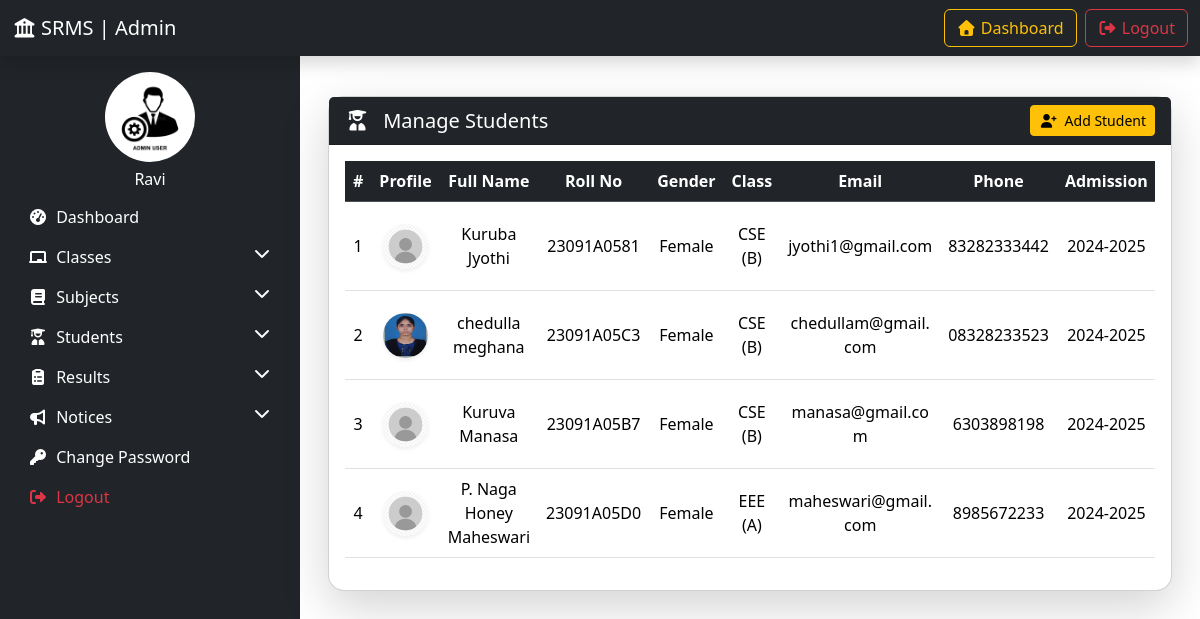
/manage_students/ (signed in), run on the app's committed database.
### resultapp/models.py (models this page shows, shortened)
class Student(models.Model):
    roll_number = models.CharField(max_length=20, unique=True)
    full_name = models.CharField(max_length=100)
    gender = models.CharField(max_length=10, choices=[('Male','Male'),('Female','Female'),('Other','Other')])
    date_of_birth = models.DateField()
    email = models.EmailField(unique=True)
    phone = models.CharField(max_length=15, blank=True, null=True)
    address = models.TextField(blank=True, null=True)
    student_class = models.ForeignKey(Class, on_delete=models.CASCADE, related_name="students")
    admission_year = models.CharField(max_length=9, default="2024-2025")
    profile_picture = models.ImageField(upload_to='student_profiles/', blank=True, null=True)
    creation_date = models.DateTimeField(auto_now_add=True)
    updation_date = models.DateTimeField(auto_now=True)

class Class(models.Model):
    class_name = models.CharField(max_length=100)  # Full name (e.g., "CSE 2nd Year B")
    department = models.CharField(
        max_length=50,
        choices=[
            ('CSE', 'Computer Science'),
            ('ECE', 'Electronics'),
            ('EEE', 'Electrical'),
            ('MECH', 'Mechanical'),
            ('CIVIL', 'Civil'),
            ('CS', 'Cyber Security'),
        ]
    )
    year = models.PositiveSmallIntegerField(
        choices=[(1, 'I Year'), (2, 'II Year'), (3, 'III Year'), (4, 'IV Year')]
    )
    semester = models.PositiveSmallIntegerField(
        choices=[(1, 'I Semester'), (2, 'II Semester')]
    )
    section = models.CharField(max_length=5)  # e.g., "A"
    academic_session = models.CharField(max_length=20)  # e.g., "2024-2025"
    remarks = models.TextField(blank=True, null=True)
    creation_date = models.DateTimeField(auto_now_add=True)
    updation_date = models.DateTimeField(auto_now=True)
    def __str__(self):
        return f"{self.department} ({self.section})"

### resultapp/views.py (the view)
# urls.py: path("manage_students/", manage_students, name="manage_students"),
@login_required
def manage_students(request):
    students = Student.objects.all().order_by('-id')
    return render(request, "student/manage_students.html", {"students": students})

### resultapp/context_processors.py (called while the page is built)
def get_global_notices(request):
    notices = Notice.objects.filter(
        expiry_date__gte=timezone.now()
    ) | Notice.objects.filter(expiry_date__isnull=True)
    return {
        'notices': notices.order_by('-publish_date')[:5]  # latest 5 notices
    }

def latest_notices(request):
    return {
        "latest_notices": Notice.objects.all().order_by('-created_at')[:5]
    }

### templates/student/manage_students.html (shortened to what this page needs)
{% extends 'admin_base.html' %}
{% load static %}
{% block content %}
<div class="container my-4">
    <div class="card shadow-lg rounded-4">
        <div class="card-header bg-dark text-white d-flex justify-content-between align-items-center">
            <h5 class="mb-0"><i class="fas fa-user-graduate me-2"></i> Manage Students</h5>
            <a href="{% url 'add_student' %}" class="btn btn-warning btn-sm">
                <i class="fas fa-user-plus me-1"></i> Add Student
            </a>
        </div>
        <div class="card-body">
            <div class="table-responsive">
                <table class="table table-hover align-middle text-center">
                    <thead class="table-dark">
                        <tr>
                            <th>#</th>
                            <th>Profile</th>
                            <th>Full Name</th>
                            <th>Roll No</th>
                            <th>Gender</th>
                            <th>Class</th>
                            <th>Email</th>
                            <th>Phone</th>
                            <th>Admission</th>
                        </tr>
                    </thead>
                    <tbody>
                        {% for student in students %}
                        <tr>
                            <td>{{ forloop.counter }}</td>
                            <td>
                                {% if student.profile_picture %}
                                    <img src="{{ student.profile_picture.url }}" class="rounded-circle shadow-sm" width="45" height="45">
                                {% else %}
                                    <img src="{% static 'images/default-profile.png' %}" class="rounded-circle shadow-sm" width="45" height="45">
                                {% endif %}
                            </td>
                            <td>{{ student.full_name }}</td>
                            <td>{{ student.roll_number }}</td>
                            <td>{{ student.gender }}</td>
                            <td>{{ student.student_class }}</td>
                            <td style="max-width: 160px; overflow:hidden; text-overflow:ellipsis;">{{ student.email }}</td>
                            <td>{{ student.phone }}</td>
                            <td>{{ student.admission_year }}</td>
                        </tr>
                        {% empty %}
                        <tr>
                            <td colspan="12" class="text-muted text-center">No students found.</td>
                        </tr>
                        {% endfor %}
                    </tbody>
                </table>
            </div>
        </div>
    </div>
</div>
{% endblock %}

### templates/admin_base.html (shortened to what this page needs)
<!DOCTYPE html>
<html lang="en">
<head>
     <link href="https://cdn.jsdelivr.net/npm/bootstrap@5.3.7/dist/css/bootstrap.min.css" rel="stylesheet">
    <link rel="stylesheet" href="https://cdnjs.cloudflare.com/ajax/libs/font-awesome/7.0.0/css/all.min.css" />
</head>
<body>
   {% include 'topbar.html' %}
   <div class="container-fluid">
    <div class="row">
   {% include 'sidebar.html' %}
    <main class="col-md-9 p-3">
         {% block content %}{% endblock %}
    </main>
    </div>
   </div>
</body>
</html>

### templates/topbar.html (shortened to what this page needs)
<nav class="navbar navbar-expand-lg navbar-dark bg-dark fixed-top shadow">
  <div class="container-fluid">
    <a class="navbar-brand" href="#"><i class="fa-solid fa-building-columns me-1"></i>SRMS | Admin</a>
    <div class="collapse navbar-collapse justify-content-end" id="navbarContent">
      <ul class="navbar-nav gap-2 mt-2 mt-lg-0">
        <li class="nav-item">
          <a class="btn btn-outline-warning" href="{% url 'admin_dashboard' %}">
            <i class="fas fa-home"></i> Dashboard
          </a>
        </li>
        <li class="nav-item">
          <a class="btn btn-outline-danger" href="{% url 'admin_logout' %}">
            <i class="fas fa-sign-out-alt"></i> Logout
          </a>
        </li>
      </ul>
    </div>
  </div>
</nav>

### templates/sidebar.html (shortened to what this page needs)
{% load static %}
<nav class="col-md-3 col-lg-3 sidebar bg-dark pt-3">
    <div class="text-white text-center">
        <img src="{% static 'images/adminpic.webp' %}" class="rounded-circle mb-2" width="90" height="90">
        <h6>{{ user.username|default:"Admin" }}</h6>
    </div>
    <ul class="nav flex-column">
        <li class="nav-item">
            <a href="{% url 'admin_dashboard' %}" class="nav-link">
                <i class="fas fa-tachometer-alt me-1"></i> Dashboard
            </a>
        </li>
        <li class="nav-item">
            <a href="#ClassesMenu" data-bs-toggle="collapse" class="nav-link">
                <i class="fas fa-chalkboard me-1"></i> Classes
                <i class="fas fa-chevron-down float-end"></i>
            </a>
        </li>
        <li class="nav-item">
            <a href="#SubjectMenu" data-bs-toggle="collapse" class="nav-link">
                <i class="fas fa-book me-1"></i> Subjects
                <i class="fas fa-chevron-down float-end"></i>
            </a>
        </li>
        <li class="nav-item">
            <a href="#StudentMenu" data-bs-toggle="collapse" class="nav-link">
                <i class="fas fa-user-graduate me-1"></i> Students
                <i class="fas fa-chevron-down float-end"></i>
            </a>
        </li>
        <li class="nav-item">
            <a href="#ResultsMenu" data-bs-toggle="collapse" class="nav-link">
                <i class="fas fa-clipboard-list me-1"></i> Results
                <i class="fas fa-chevron-down float-end"></i>
            </a>
        </li>
        <li class="nav-item">
            <a href="#NoticeMenu" data-bs-toggle="collapse" class="nav-link">
                <i class="fas fa-bullhorn me-1"></i> Notices
                <i class="fas fa-chevron-down float-end"></i>
            </a>
        </li>
        <li class="nav-item">
            <a href="{% url 'password_change' %}" class="nav-link">
                <i class="fas fa-key me-1"></i> Change Password
            </a>
        </li>
        <li class="nav-item">
            <a href="{% url 'admin_logout' %}" class="nav-link text-danger">
                <i class="fas fa-sign-out-alt me-1"></i> Logout
            </a>
        </li>
    </ul>
</nav>

### templates/admin_base.html (style rules this page uses)
body { padding-top: 56px; }

### templates/sidebar.html (style rules this page uses)
.sidebar { min-height: 100vh; overflow-y: auto; top: 0; left: 0; background-color: #343a40; padding-top: 20px; }
.sidebar .nav-link { color: white; }

### data on the page
Student: profile_picture (picture), full_name "Kuruba Jyothi", roll_number "23091A0581", gender "Female", student_class "CSE (B)", email "jyothi1@gmail.com", phone "83282333442", admission_year "2024-2025"
Student: profile_picture (picture), full_name "chedulla meghana", roll_number "23091A05C3", gender "Female", student_class "CSE (B)", email "chedullam@gmail.com", phone "08328233523", admission_year "2024-2025"
Student: profile_picture (picture), full_name "Kuruva Manasa", roll_number "23091A05B7", gender "Female", student_class "CSE (B)", email "manasa@gmail.com", phone "6303898198", admission_year "2024-2025"
Student: profile_picture (picture), full_name "P. Naga Honey Maheswari", roll_number "23091A05D0", gender "Female", student_class "EEE (A)", email "maheswari@gmail.com", phone "8985672233", admission_year "2024-2025"

### other printed values
{{ user.username|default:"Admin" }} "Ravi"
